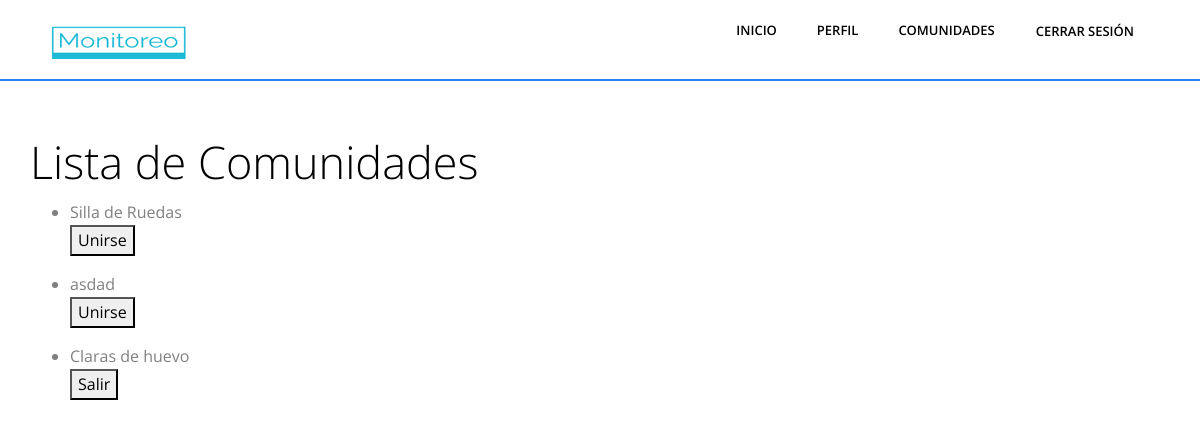
Page /buscar/comunidades (signed in) on the earlier database version.
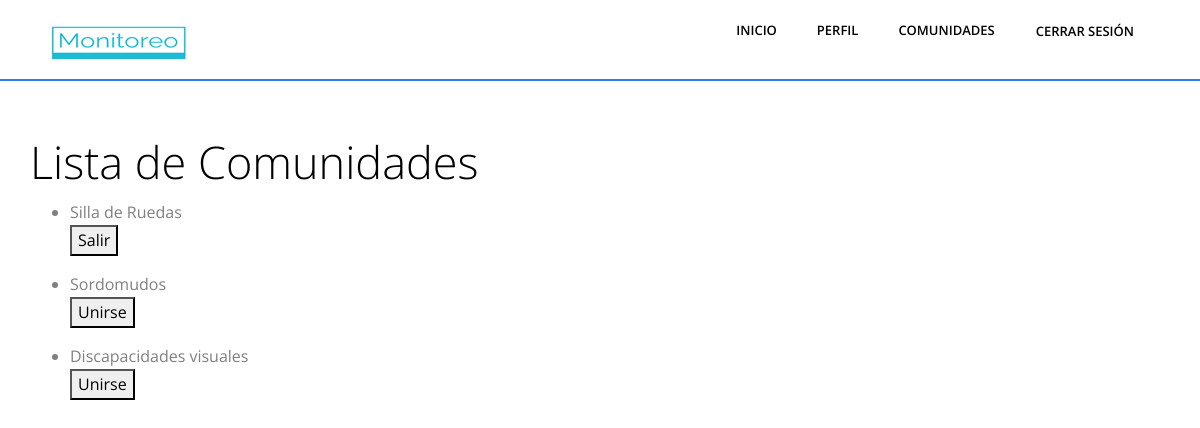
Same page on the later database version.
### Aplicaciones/Monitoreo/models.py (models this page shows, shortened)
class Comunidad(models.Model):
    nombre = models.CharField(max_length=100)
    descripcion = models.CharField(max_length=255, null=True)

### Aplicaciones/Monitoreo/views.py (the view, shortened to what this page needs)
# urls.py: path('buscar/comunidades',views.listar_comunidades, name = "listar_comunidades"),
@login_required
def listar_comunidades(request):
    group_names = requestGroups(request)
    comunidades = Comunidad.objects.all()
    perfil = Perfil.objects.get(user=request.user)
    perfil_comunidades = perfil.comunidades.all()
    context = {
        'request':request,
        'groups':group_names,
        'comunidades': comunidades,
        'perfil': perfil,
        'perfil_comunidades': perfil_comunidades
    }
    return render(request, 'listar_comunidades.html', context)

### Aplicaciones/Monitoreo/views.py (called while the page is built)
def requestGroups(request):
    user = request.user
    user_groups = user.groups.all()
    group_names = [group.name for group in user_groups]
    return group_names

### Aplicaciones/Monitoreo/templates/listar_comunidades.html (shortened to what this page needs)
{% load static %}
<html lang="es">
  {% include 'fragments/head.html' %}
  <body class="body-wrapper" data-spy="scroll" data-target=".privacy-nav">
    {% include 'fragments/header.html' %}
    <div class="container mt-5">
      <div class="row column">
        <h1>Lista de Comunidades</h1>
        <ul>
            {% for comunidad in comunidades %}
            <li>
                {{ comunidad.nombre }}
                {% if not comunidad in perfil_comunidades %}
                <form method="post" action="{% url 'listar_comunidades' %}">
                    <button type="submit" name="unirse">Unirse</button>
                </form>
                {% else %}
                    <form method="post" action="{% url 'listar_comunidades' %}">
                        <button type="submit" name="salir">Salir</button>
                    </form>
                {% endif %}
            </li>
            {% endfor %}
        </ul>
      </div>
    </div>
  </body>
</html>

Differences in the rows shown:
removed Comunidad: nombre "asdad"
removed Comunidad: nombre "Claras de huevo"
computed for Comunidad "Silla de Ruedas": text "Unirse" → "Salir"
added Comunidad: nombre "Sordomudos"
added Comunidad: nombre "Discapacidades visuales"
